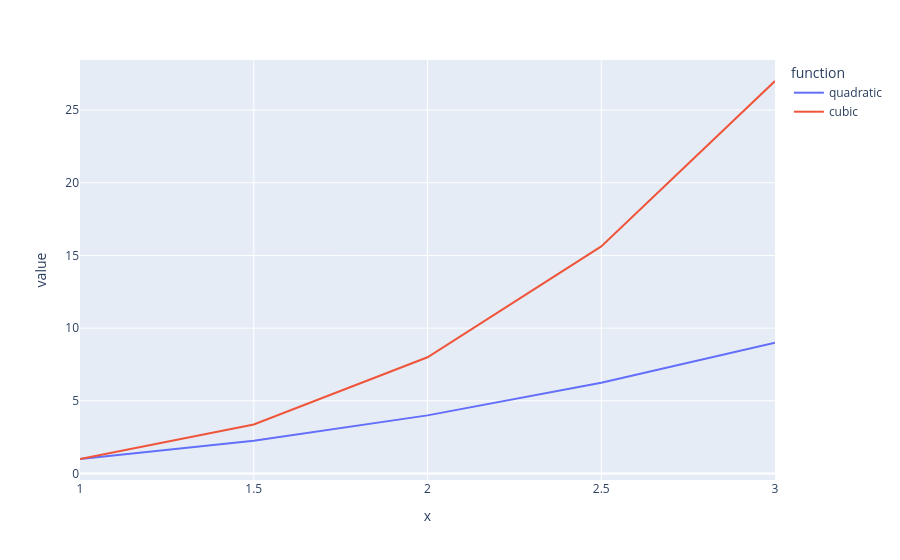

Source (notebook cell):
### Markdown cell above
This DataFrame can be easily plotted using the Plotly library.

### Code cell
figure = px.line(functions, x="x", y="value", color='function') 
figure.show()

### Figure 1 — Plotly figure (JSON) as saved in the notebook; plotly's stock layout.template omitted (floating-point values rounded to 4 significant figures)
{"data": [{"hovertemplate": "function=quadratic<br>x=%{x}<br>value=%{y}<extra></extra>", "legendgroup": "quadratic", "line": {"color": "#636efa", "dash": "solid"}, "marker": {"symbol": "circle"}, "mode": "lines", "name": "quadratic", "orientation": "v", "showlegend": true, "type": "scatter", "x": [1.0, 1.5, 2.0, 2.5, 3.0], "xaxis": "x", "y": [1.0, 2.25, 4.0, 6.25, 9.0], "yaxis": "y"}, {"hovertemplate": "function=cubic<br>x=%{x}<br>value=%{y}<extra></extra>", "legendgroup": "cubic", "line": {"color": "#EF553B", "dash": "solid"}, "marker": {"symbol": "circle"}, "mode": "lines", "name": "cubic", "orientation": "v", "showlegend": true, "type": "scatter", "x": [1.0, 1.5, 2.0, 2.5, 3.0], "xaxis": "x", "y": [1.0, 3.375, 8.0, 15.62, 27.0], "yaxis": "y"}], "layout": {"legend": {"title": {"text": "function"}, "tracegroupgap": 0}, "margin": {"t": 60}, "xaxis": {"anchor": "y", "domain": [0, 1], "title": {"text": "x"}}, "yaxis": {"anchor": "x", "domain": [0, 1], "title": {"text": "value"}}}}
